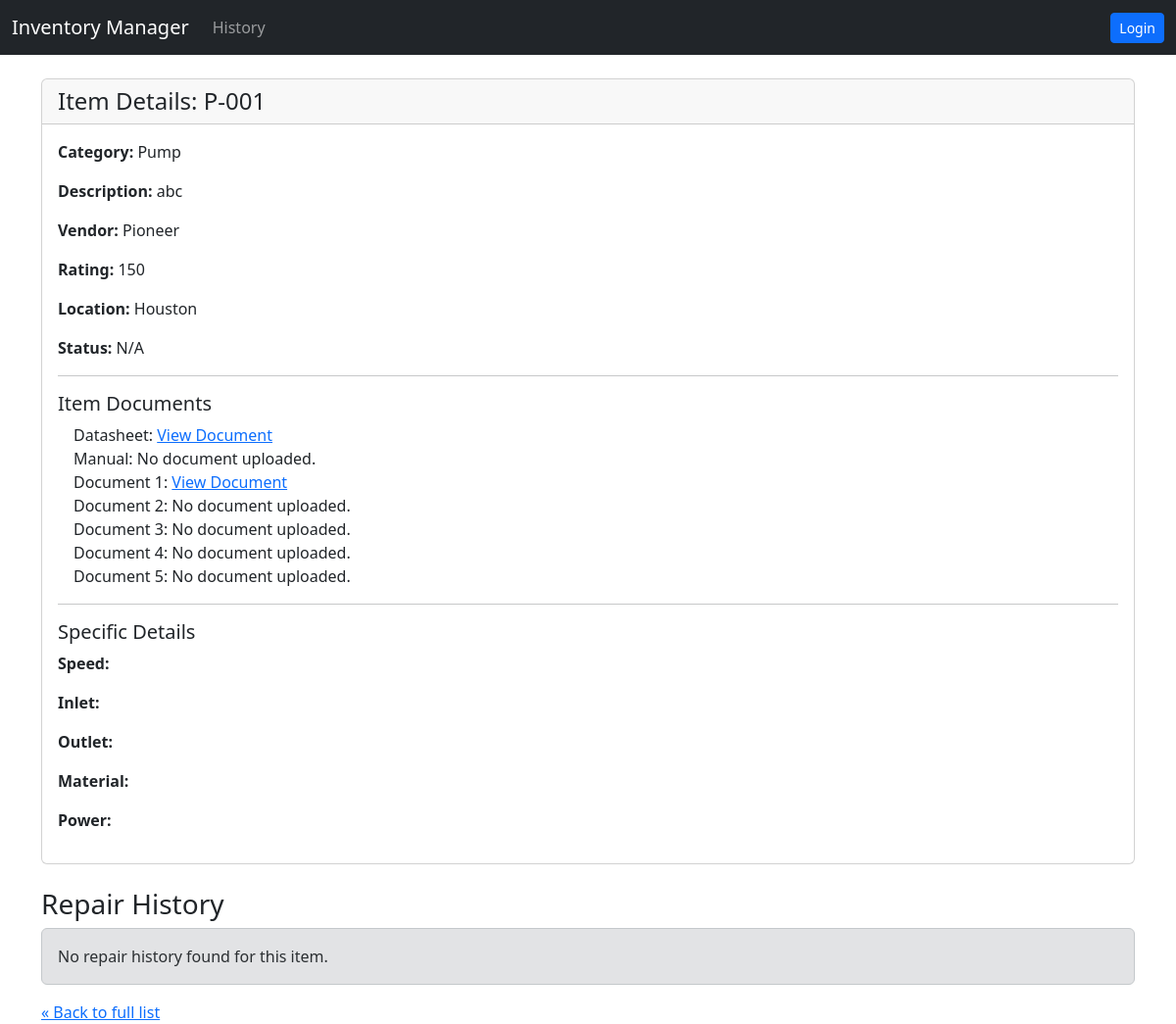
The page /inventory/item/20/ on the database as committed earlier.
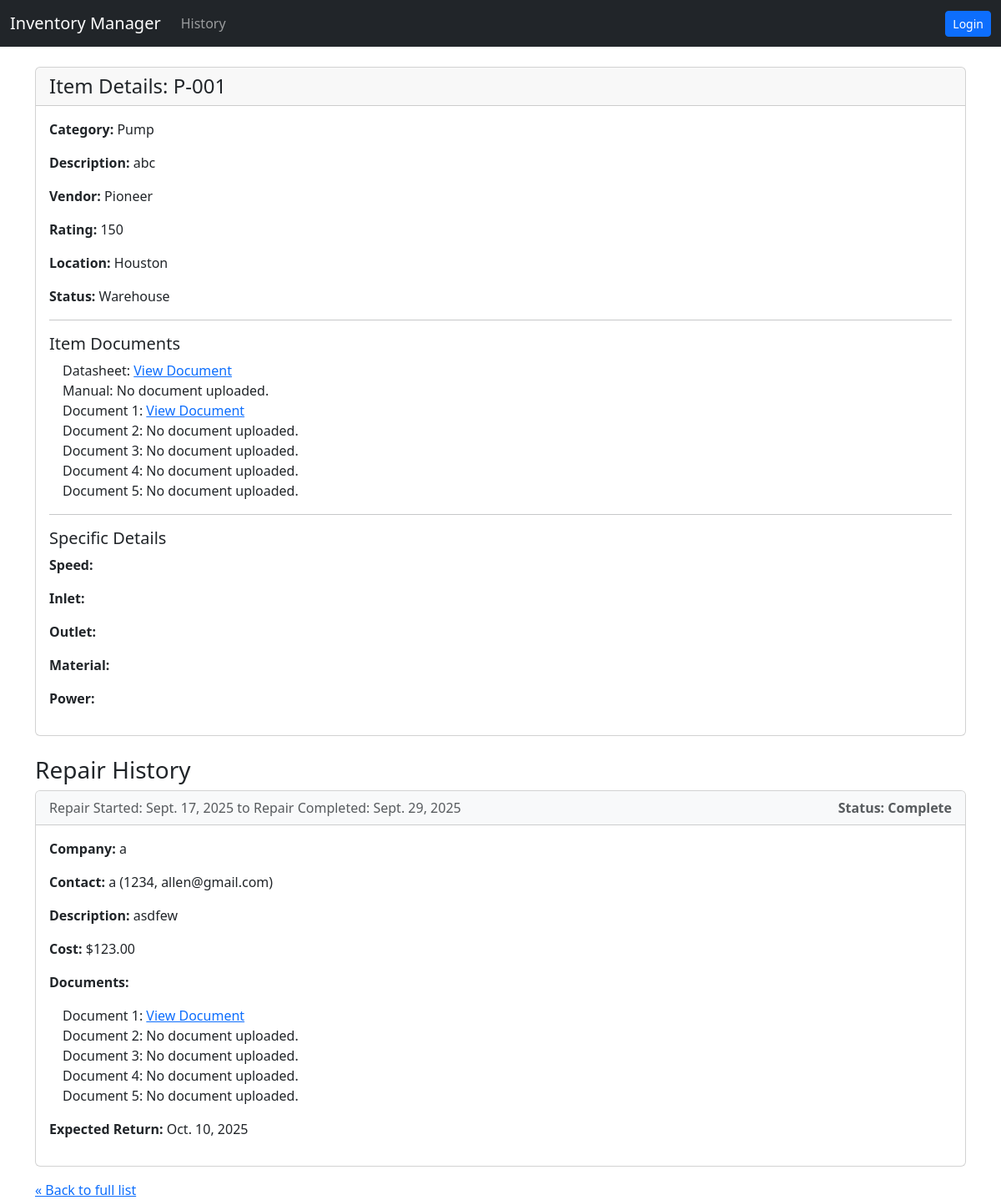
The same page on the database as committed later.
### inventory/models.py (models this page shows, shortened)
class BaseItem(models.Model):
    CATEGORY_CHOICES = [
        ("Pump", "Pump"),
        ("Filter", "Filter"),
        ("Mix Tank", "Mix Tank"),
        ("Valve", "Valve"),
        ("Command Center", "Command Center"),
        ("Misc", "Misc"),
    ]
    item_id = models.CharField(max_length=100, unique=True, verbose_name="Item ID")
    category = models.CharField(max_length=50, choices=CATEGORY_CHOICES)
    description = models.TextField(blank=True)
    vendor = models.CharField(max_length=100, blank=True)
    rating = models.CharField(max_length=50, blank=True)
    location = models.CharField(max_length=100, blank=True)
    status = models.ForeignKey(Status, on_delete=models.SET_NULL, null=True, blank=True)
    datasheet = models.FileField(upload_to='item_documents/', blank=True, null=True, verbose_name="Datasheet")
    manual = models.FileField(upload_to='item_documents/', blank=True, null=True, verbose_name="Manual")
    document1 = models.FileField(upload_to='item_documents/', blank=True, null=True, verbose_name="Document 1")
    document2 = models.FileField(upload_to='item_documents/', blank=True, null=True, verbose_name="Document 2")
    document3 = models.FileField(upload_to='item_documents/', blank=True, null=True, verbose_name="Document 3")
    document4 = models.FileField(upload_to='item_documents/', blank=True, null=True, verbose_name="Document 4")
    document5 = models.FileField(upload_to='item_documents/', blank=True, null=True, verbose_name="Document 5")
    last_updated = models.DateTimeField(auto_now=True)
    class Meta:
        ordering = ['item_id']  # Orders items by the Item_ID

class Status(models.Model):
    name = models.CharField(max_length=100, unique=True)
    is_protected = models.BooleanField(default=False, help_text="Protected statuses cannot be deleted by users.")
    class Meta:
        verbose_name_plural = "Statuses"

class RepairLog(models.Model):
    item = models.ForeignKey(BaseItem, on_delete=models.CASCADE, related_name='repairs')
    repair_company = models.CharField(max_length=200)
    contact_name = models.CharField(max_length=200, blank=True)
    contact_number = models.CharField(max_length=50, blank=True)
    contact_email = models.EmailField(max_length=254, blank=True)
    start_date = models.DateField()
    expected_return_date = models.DateField(null=True, blank=True)
    end_date = models.DateField(null=True, blank=True, verbose_name="Repair End Date")
    description = models.TextField()
    cost = models.DecimalField(max_digits=10, decimal_places=2, null=True, blank=True,
                               verbose_name="Estimated/Final Cost")
    document1 = models.FileField(upload_to='repair_documents/', blank=True, null=True, verbose_name="Document 1")
    document2 = models.FileField(upload_to='repair_documents/', blank=True, null=True, verbose_name="Document 2")
    document3 = models.FileField(upload_to='repair_documents/', blank=True, null=True, verbose_name="Document 3")
    document4 = models.FileField(upload_to='repair_documents/', blank=True, null=True, verbose_name="Document 4")
    document5 = models.FileField(upload_to='repair_documents/', blank=True, null=True, verbose_name="Document 5")
    is_active = models.BooleanField(default=True, help_text="Is the repair currently ongoing?")
    class Meta:
        ordering = ['-start_date']

### inventory/views.py (the view)
# urls.py: path('item/<int:pk>/', views.item_detail, name='item_detail'),
def item_detail(request, pk):
    item = get_object_or_404(BaseItem, pk=pk)
    repair_logs = item.repairs.all()
    context = {
        'item': item,
        'repair_logs': repair_logs,
    }
    return render(request, 'inventory/item_detail.html', context)

### inventory/templates/inventory/item_detail.html (shortened to what the changed rows need)
{% extends 'base.html' %}
{% block content %}
    <div class="card">
        <div class="card-header d-flex justify-content-between align-items-center">
            <h4 class="mb-0">Item Details: {{ item.item_id }}</h4>
        </div>
        <div class="card-body">
            <p><strong>Category:</strong> {{ item.get_category_display }}</p>
            <p><strong>Description:</strong> {{ item.description }}</p>
            <p><strong>Vendor:</strong> {{ item.vendor }}</p>
            <p><strong>Rating:</strong> {{ item.rating }}</p>
            <p><strong>Location:</strong> {{ item.location }}</p>
            <p><strong>Status:</strong> {{ item.status.name|default:"N/A" }}</p>
            <hr>
            <h5>Item Documents</h5>
            <ul class="list-unstyled ms-3">
                <li>Datasheet: {% if item.datasheet %}<a href="{{ item.datasheet.url }}" target="_blank">View Document</a>{% else %}No document uploaded.{% endif %}</li>
                <li>Manual: {% if item.manual %}<a href="{{ item.manual.url }}" target="_blank">View Document</a>{% else %}No document uploaded.{% endif %}</li>
                <li>Document 1: {% if item.document1 %}<a href="{{ item.document1.url }}" target="_blank">View Document</a>{% else %}No document uploaded.{% endif %}</li>
                <li>Document 2: {% if item.document2 %}<a href="{{ item.document2.url }}" target="_blank">View Document</a>{% else %}No document uploaded.{% endif %}</li>
                <li>Document 3: {% if item.document3 %}<a href="{{ item.document3.url }}" target="_blank">View Document</a>{% else %}No document uploaded.{% endif %}</li>
                <li>Document 4: {% if item.document4 %}<a href="{{ item.document4.url }}" target="_blank">View Document</a>{% else %}No document uploaded.{% endif %}</li>
                <li>Document 5: {% if item.document5 %}<a href="{{ item.document5.url }}" target="_blank">View Document</a>{% else %}No document uploaded.{% endif %}</li>
            </ul>
            <hr>
            <h5>Specific Details</h5>
            {% if item.category == "Pump" %}
                <p><strong>Speed:</strong> {{ item.pump.speed }}</p>
                <p><strong>Inlet:</strong> {{ item.pump.inlet }}</p>
                <p><strong>Outlet:</strong> {{ item.pump.outlet }}</p>
                <p><strong>Material:</strong> {{ item.pump.moc }}</p>
                <p><strong>Power:</strong> {{ item.pump.power }}</p>
            {% elif item.category == "Valve" %}
                <p><strong>Material:</strong> {{ item.valve.moc }}</p>
                <p><strong>Size:</strong> {{ item.valve.size }}</p>
                <p><strong>Valve Type:</strong> {{ item.valve.valve_type }}</p>
            {% elif item.category == "Filter" %}
                <p><strong>Inlet:</strong> {{ item.filter.inlet }}</p>
                <p><strong>Outlet:</strong> {{ item.filter.outlet }}</p>
                <p><strong>Material:</strong> {{ item.filter.moc }}</p>
                <p><strong>Filter Type:</strong> {{ item.filter.filter_type }}</p>
            {% else %}
                 <p>This item has no category-specific details.</p>
            {% endif %}
        </div>
    </div>
    <h3 class="mt-4">Repair History</h3>
    {% for repair in repair_logs %}
        <div class="card mb-3">
            <div class="card-header d-flex justify-content-between align-items-center {% if repair.is_active %}bg-warning{% else %}bg-light text-muted{% endif %}">
                <span>
                    {% if repair.is_active %}
                        Repair Started: {{ repair.start_date }}
                    {% else %}
                        Repair Started: {{ repair.start_date }} to Repair Completed: {{ repair.end_date|default:"N/A" }}
                    {% endif %}
                </span>
                <strong>{% if repair.is_active %}Status: ACTIVE{% else %}Status: Complete{% endif %}</strong>
            </div>
            <div class="card-body">
                <p><strong>Company:</strong> {{ repair.repair_company }}</p>
                <p><strong>Contact:</strong> {{ repair.contact_name }} ({{ repair.contact_number }}, {{ repair.contact_email }})</p>
                <p><strong>Description:</strong> {{ repair.description }}</p>
                <p><strong>Cost:</strong> ${{ repair.cost|default:"N/A" }}</p>
		<p><strong>Documents:</strong></p>
                <ul class="list-unstyled ms-3">
                    <li>
                        Document 1:
                        {% if repair.document1 %}
                            <a href="{{ repair.document1.url }}" target="_blank">View Document</a>
                        {% else %}
                            No document uploaded.
                        {% endif %}
                    </li>
                    <li>
                        Document 2:
                        {% if repair.document2 %}
                            <a href="{{ repair.document2.url }}" target="_blank">View Document</a>
                        {% else %}
                            No document uploaded.
                        {% endif %}
                    </li>
                    <li>
                        Document 3:
                        {% if repair.document3 %}
                            <a href="{{ repair.document3.url }}" target="_blank">View Document</a>
                        {% else %}
                            No document uploaded.
                        {% endif %}
                    </li>
                    <li>
                        Document 4:
                        {% if repair.document4 %}
                            <a href="{{ repair.document4.url }}" target="_blank">View Document</a>
                        {% else %}
                            No document uploaded.
                        {% endif %}
                    </li>
                    <li>
                        Document 5:
                        {% if repair.document5 %}
                            <a href="{{ repair.document5.url }}" target="_blank">View Document</a>
                        {% else %}
                            No document uploaded.
                        {% endif %}
                    </li>
                </ul>
                <p><strong>Expected Return:</strong> {{ repair.expected_return_date|default:"N/A" }}</p>
            </div>
        </div>
    {% empty %}
        <div class="alert alert-secondary">
            No repair history found for this item.
        </div>
    {% endfor %}
    <div class="mt-3">
        <a href="{% url 'item_list' %}">&laquo; Back to full list</a>
    </div>
{% endblock %}

Rows that differ between the two databases and show on the page:
changed BaseItem "Pump": status.name "N/A" → "Warehouse"
added RepairLog: start_date "Sept. 17, 2025", end_date "Sept. 29, 2025", is_active "Status: Complete", repair_company "a", contact_name "a", contact_number "1234", contact_email "allen@gmail.com", description "asdfew", cost "123.00", document2 "No document uploaded.", document3 "No document uploaded.", document4 "No document uploaded.", document5 "No document uploaded.", expected_return_date "Oct. 10, 2025"
Other text that changed with them:
text no longer shown: "No repair history found for this item."
